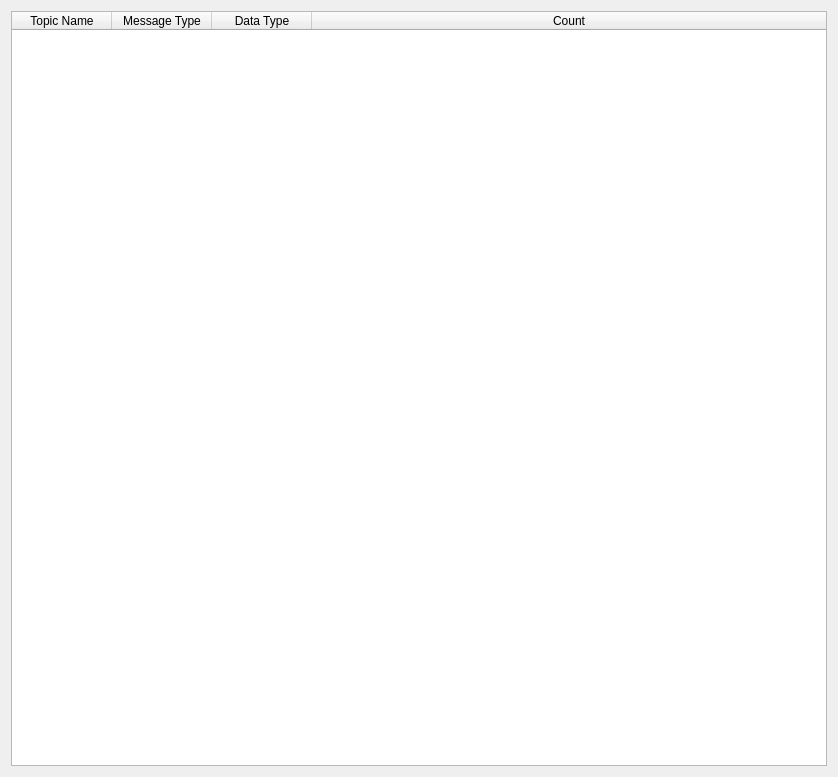
<?xml version="1.0" encoding="UTF-8"?>
<ui version="4.0">
 <class>DataLoaderWidget</class>
 <widget class="QWidget" name="DataLoaderWidget">
  <property name="geometry">
   <rect>
    <x>0</x>
    <y>0</y>
    <width>838</width>
    <height>777</height>
   </rect>
  </property>
  <property name="windowTitle">
   <string>QGIS ROS</string>
  </property>
  <layout class="QVBoxLayout" name="verticalLayout">
   <item>
    <widget class="QTableWidget" name="tableWidget">
     <property name="selectionMode">
      <enum>QAbstractItemView::SingleSelection</enum>
     </property>
     <property name="selectionBehavior">
      <enum>QAbstractItemView::SelectRows</enum>
     </property>
     <property name="sortingEnabled">
      <bool>true</bool>
     </property>
     <property name="rowCount">
      <number>0</number>
     </property>
     <property name="columnCount">
      <number>4</number>
     </property>
     <attribute name="horizontalHeaderVisible">
      <bool>true</bool>
     </attribute>
     <attribute name="horizontalHeaderCascadingSectionResizes">
      <bool>true</bool>
     </attribute>
     <attribute name="horizontalHeaderHighlightSections">
      <bool>true</bool>
     </attribute>
     <attribute name="horizontalHeaderShowSortIndicator" stdset="0">
      <bool>true</bool>
     </attribute>
     <attribute name="horizontalHeaderStretchLastSection">
      <bool>true</bool>
     </attribute>
     <attribute name="verticalHeaderVisible">
      <bool>false</bool>
     </attribute>
     <column>
      <property name="text">
       <string>Topic Name</string>
      </property>
     </column>
     <column>
      <property name="text">
       <string>Message Type</string>
      </property>
     </column>
     <column>
      <property name="text">
       <string>Data Type</string>
      </property>
     </column>
     <column>
      <property name="text">
       <string>Count</string>
      </property>
     </column>
    </widget>
   </item>
  </layout>
 </widget>
 <resources/>
 <connections/>
</ui>
